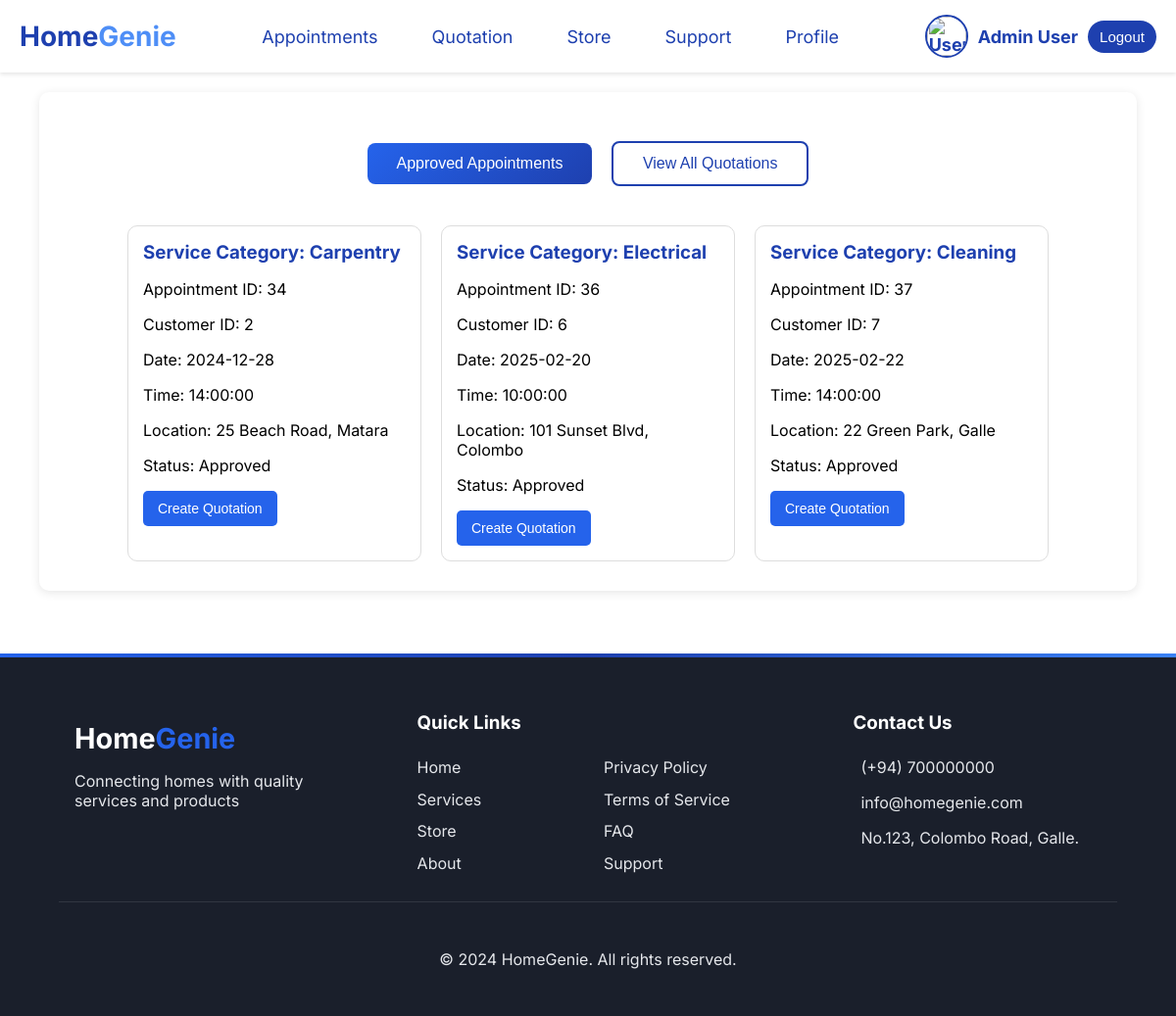
/ServiceProviderController/quotation (signed in), run on the app's committed database.
### tables this page shows
CREATE TABLE `appointments` (
  `appointment_id` int(11) NOT NULL,
  `customer_id` int(11) NOT NULL,
  `service_provider_id` int(11) NOT NULL,
  `service_category` varchar(100) NOT NULL,
  `description` text NOT NULL,
  `appointment_date` date NOT NULL,
  `appointment_time` time NOT NULL,
  `location` varchar(255) NOT NULL,
  `status` varchar(50) DEFAULT 'Pending',
  `created_at` timestamp NOT NULL DEFAULT current_timestamp(),
  `updated_at` timestamp NOT NULL DEFAULT current_timestamp() ON UPDATE current_timestamp()
);

### app/controllers/ServiceProviderController.php (called while the page is built, shortened)
<?php
class ServiceProviderController extends Controller
{
    private $QuotationSVPModel;
    public function __construct()
    {
        $this->QuotationSVPModel = $this->model('QuotationSVPModel');
    }
    public function quotation()
    {
        $results1 = $this->QuotationSVPModel->getAllQuotations();
        $results = $this->QuotationSVPModel->getAllAppointments();
        $quotation_appointment_ids = array_map(function ($quote) {
            return $quote->appointment_id;
        }, $results1);
        $filteredAppointments = array_filter($results, function ($appointment) use ($quotation_appointment_ids) {
            return !in_array($appointment->appointment_id, $quotation_appointment_ids);
        });
        $filteredAppointments = array_values($filteredAppointments);
        $this->view('ServiceProvider/quotations', data: $filteredAppointments);
    }
}

### app/libraries/Core.php (called while the page is built, shortened)
<?php
class Core {
    protected $currentMethod = 'index';
    public function __construct() {
        $url = $this->getURL();
        if (isset($url[0]) && file_exists('../app/controllers/' . ucwords($url[0]) . '.php')) {
            unset($url[0]);
        }
        $this->currentController = new $this->currentController;
        if (isset($url[1]) && method_exists($this->currentController, $url[1])) {
            $this->currentMethod = $url[1];
            unset($url[1]);
        }
        $this->params = $url ? array_values($url) : [];
        call_user_func_array([$this->currentController, $this->currentMethod], $this->params);
    }
    public function getURL() {
        if (isset($_GET['url'])) {
            $url = rtrim($_GET['url'], '/');
            $url = filter_var($url, FILTER_SANITIZE_URL);
            return explode('/', $url);
        }
        return [];
    }
}

### public/index.php (called while the page is built, shortened)
<?php
   $init = new Core();
?>

### app/libraries/Database.php (called while the page is built, shortened)
<?php
class Database{
    private $host = DB_HOST;
    private $user = DB_USER;
    private $password = DB_PASSWORD;
    private $dbname = DB_NAME;
    private $dbh;
    private $statement;
    public function __construct(){
        $dsn = 'mysql:host='.$this->host.';dbname='.$this->dbname;
        $options = array(
            PDO::ATTR_PERSISTENT => true,
            PDO::ATTR_ERRMODE => PDO::ERRMODE_EXCEPTION
        );
        try {
            $this->dbh = new PDO($dsn, $this->user, $this->password, $options);
        } catch (PDOException $e) {
            $this->error = $e->getMessage();
            echo $this->error;
        }
    }
    public function query($sql){
        $this->statement = $this->dbh->prepare($sql);
    }
    public function execute(){
        return $this->statement->execute();
    }
    public function resultSet(){
        $this->execute();
        return $this->statement->fetchAll(PDO::FETCH_OBJ);
    }
}

### app/models/QuotationSVPModel.php (called while the page is built, shortened)
<?php
class QuotationSVPModel
{
  private $db;
  public function __construct()
  {
    $this->db = new Database();
  }
  public function getAllAppointments()
  {
    $query = "
            SELECT a.appointment_id, a.customer_id, a.service_category, a.appointment_date, a.appointment_time, a.location, a.status
            FROM appointments a
            WHERE a.status = 'Approved'";
    $this->db->query($query);
    return $this->db->resultset();
  }
  public function getAllQuotations()
  {
    $query = "
            SELECT a.appointment_id
            FROM quotations a";
    $this->db->query($query);
    return $this->db->resultset();
  }
}

### app/views/ServiceProvider/quotations.php (the view, shortened to what this page needs)
<?php require_once APPROOT . '/views/ServiceProvider/navbar_svp.php';
$user_id = isset($_SESSION['user_id']) ? $_SESSION['user_id'] : null; ?>
<!DOCTYPE html>
<html lang="en">
<head>
  <link rel="stylesheet" href="<?php echo URLROOT; ?>/public/css/SVP/SVP_quotations.css">
</head>
<body>
  <div class="container">
    <div class="button1-group" style="text-align: center; margin-top: 30px;margin-bottom: 20px;">
      <button class="btn1" onclick="showAppointments()"
        style="color: white; background: linear-gradient(135deg, #2563eb, #1e40af); padding: 12px 30px; font-size: 16px; border: none; border-radius: 8px; cursor: pointer; transition: all 0.3s ease;">
        Approved Appointments
      </button>
      <button class="btn1" onclick="showQuotations()"
        style="color: #1e40af; background-color: white; padding: 12px 30px; font-size: 16px; border: 2px solid #1e40af; border-radius: 8px; cursor: pointer; transition: all 0.3s ease; margin-left: 15px;">
        View All Quotations
      </button>
    </div>
    <div id="appointments-section">
      <div class="appointments-container" style="justify-content: center;margin-top: 30px;">
        <?php if (!empty($data)): ?>
          <?php foreach ($data as $item): ?>
            <div class="card">
              <h3>Service Category: <?php echo htmlspecialchars($item->service_category); ?></h3>
              <p>Appointment ID: <?php echo htmlspecialchars($item->appointment_id); ?></p>
              <p>Customer ID: <?php echo htmlspecialchars($item->customer_id); ?></p>
              <p>Date: <?php echo htmlspecialchars($item->appointment_date); ?></p>
              <p>Time: <?php echo htmlspecialchars($item->appointment_time); ?></p>
              <p>Location: <?php echo htmlspecialchars($item->location); ?></p>
              <p>Status: <?php echo htmlspecialchars($item->status); ?></p>
              <button class="btn" style="color: white;" data-id="<?php echo $item->appointment_id; ?>"
                onclick="createQuotation(<?php echo $item->appointment_id; ?>)">
                Create Quotation
              </button>
            </div>
          <?php endforeach; ?>
        <?php else: ?>
          <p>No approved appointments available.</p>
        <?php endif; ?>
      </div>
    </div>
  </div>
</body>
</html>
<?php
require_once APPROOT . '/views/ServiceProvider/footer_svp.php';
?>

### public/css/SVP/SVP_quotations.css (style rules this page uses)
:root { --body-color: #ffffff; --main-color: #1e40af; --primary-color: #2563eb; --primary-color-light: #ffffff; --light-green: #3b82f6; --toggle-color: #DDD; --text-color: #ffffff; --black: #000; }
.container { width: 90%; max-width: 1200px; margin: 20px auto; padding: 20px; background-color: var(--primary-color-light); border-radius: 10px; box-shadow: 0 2px 10px rgba(0, 0, 0, 0.1); }
.card { border: 1px solid var(--toggle-color); border-radius: 10px; padding: 15px; margin: 10px 0; background-color: var(--primary-color-light); width: 100%; max-width: 300px; box-sizing: border-box; transition: transform 0.2s; }
.card h3 { margin: 0; color: var(--main-color); }
.btn { background-color: var(--primary-color); color: var(--text-color); border: none; border-radius: 5px; padding: 10px 15px; cursor: pointer; font-size: 14px; transition: background-color 0.3s; }
.appointments-container, .quotations-container { display: flex; flex-wrap: wrap; gap: 20px; justify-content: flex-start; }
.button1-group button { transition: transform 0.3s ease, box-shadow 0.3s ease; }

### app/views/ServiceProvider/navbar_svp.php (style rules this page uses)
:root { --body-color: #ffffff; --main-color: #1e40af; --primary-color: #2563eb; --primary-color-light: #ffffff; --light-green: #3b82f6; --toggle-color: #DDD; --text-color: #ffffff; --black: #000; --hover-color: rgba(38, 99, 235, 0.1); --shadow-color: rgba(0, 0, 0, 0.1); }
body { font-family: 'Inter', sans-serif; margin: 0; padding: 0; background-color: var(--body-color); color: var(--black); }

### app/views/ServiceProvider/footer_svp.php (style rules this page uses)
:root { --primary-color: #2563eb; --secondary-color: #1e40af; --accent-color: #3b82f6; --text-color: #1f2937; --light-bg: #f3f4f6; --white: #ffffff; --transition: all 0.3s ease; --footer-bg: #1a1f2b; --footer-text: #e5e7eb; }

### data on the page
appointments: service_category "Carpentry", appointment_id "34", customer "2", appointment_date "2024-12-28", appointment_time "14:00:00", location "25 Beach Road, Matara", status "Approved"
appointments: service_category "Electrical", appointment_id "36", customer "6", appointment_date "2025-02-20", appointment_time "10:00:00", location "101 Sunset Blvd, Colombo", status "Approved"
appointments: service_category "Cleaning", appointment_id "37", customer "7", appointment_date "2025-02-22", appointment_time "14:00:00", location "22 Green Park, Galle", status "Approved"

### other printed values
$_SESSION['username'] "Admin User"
